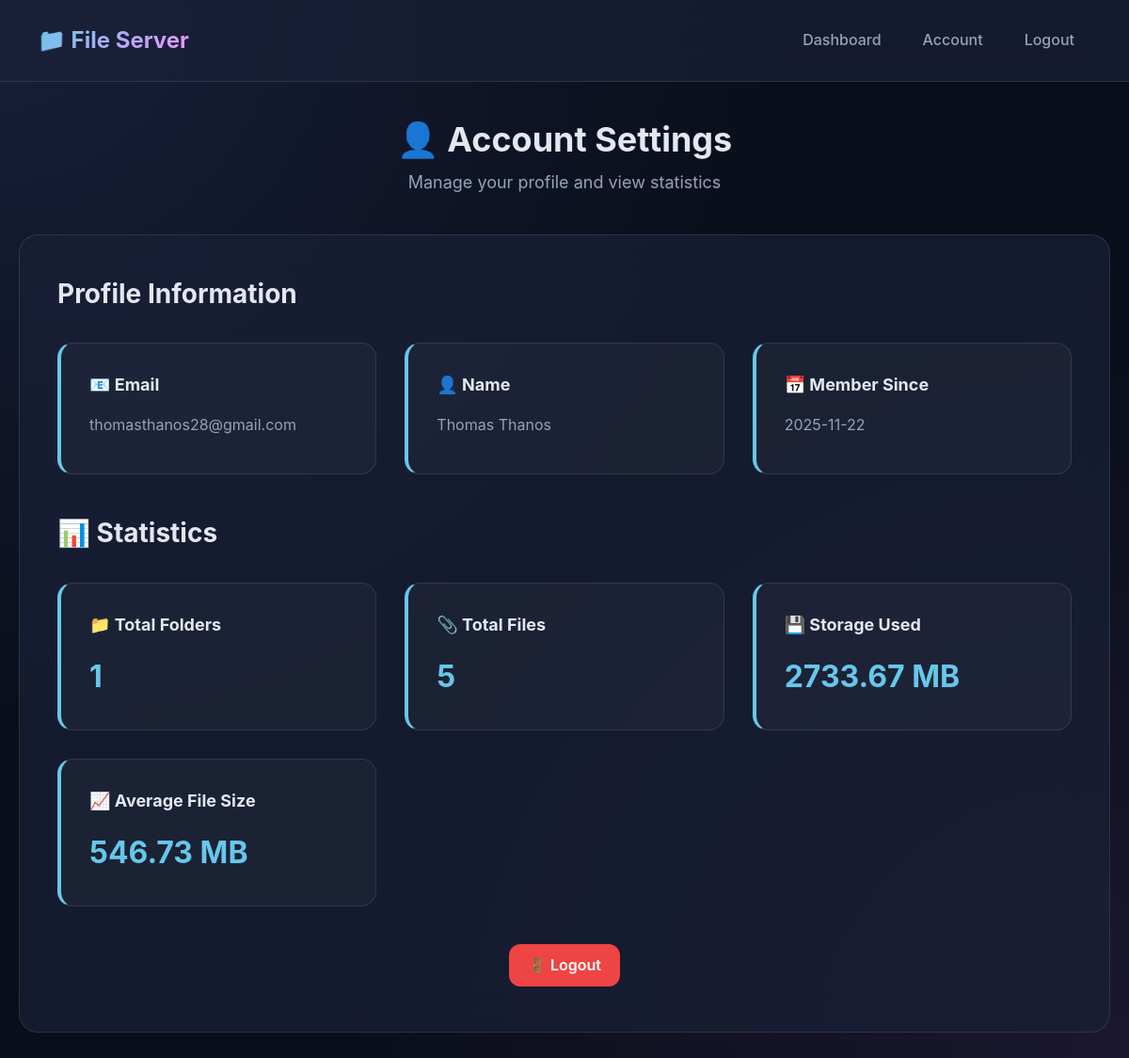
/account (signed in), run on the app's committed database.
### tables this page shows
CREATE TABLE users (
                id INTEGER PRIMARY KEY AUTOINCREMENT,
                email TEXT UNIQUE NOT NULL,
                password TEXT NOT NULL,
                name TEXT,
                email_verified BOOLEAN DEFAULT 0,
                created TIMESTAMP DEFAULT CURRENT_TIMESTAMP
            );

### file_upload_server/server.py (the view)
@app.route('/account')
def account():
    if 'user_id' not in session:
        return redirect(url_for('signin'))
    with get_db() as conn:
        user_info = conn.execute(
            'SELECT * FROM users WHERE id = ?',
            (session['user_id'],)
        ).fetchone()
        file_count = conn.execute(
            'SELECT COUNT(*) as count FROM files WHERE user_id = ?',
            (session['user_id'],)
        ).fetchone()['count']
        total_size = conn.execute(
            'SELECT SUM(size) as total FROM files WHERE user_id = ?',
            (session['user_id'],)
        ).fetchone()['total'] or 0
        folder_count = conn.execute(
            'SELECT COUNT(*) as count FROM folders WHERE user_id = ?',
            (session['user_id'],)
        ).fetchone()['count']
    return render_template('account.html',
                         user=user_info,
                         email=session['user_email'],
                         file_count=file_count,
                         total_size=total_size,
                         folder_count=folder_count)

### file_upload_server/server.py (called while the page is built)
@contextmanager
def get_db():
    conn = sqlite3.connect(app.config['DATABASE'])
    conn.row_factory = sqlite3.Row
    try:
        yield conn
        conn.commit()
    except Exception as e:
        conn.rollback()
        raise e
    finally:
        conn.close()

@app.before_request
def check_email_verified():
    if 'user_id' in session and request.endpoint not in ['static', 'verify_email', 'verify_pending', 'logout', 'signin', 'resend_verification', 'verify_code']:
        with get_db() as conn:
            user = conn.execute('SELECT email_verified FROM users WHERE id = ?', (session['user_id'],)).fetchone()
            if user and not user['email_verified'] and request.endpoint != 'verify_pending':
                return redirect(url_for('verify_pending'))

### file_upload_server/templates/account.html (shortened to what this page needs)
<!DOCTYPE html>
<html lang="el">
<head>
    <link rel="stylesheet" href="{{ url_for('static', filename='css/style.css') }}">
</head>
<body class="dashboard">
    <nav class="navbar">
        <div class="navbar-brand">📁 File Server</div>
        <div class="navbar-menu">
            <a href="{{ url_for('dashboard') }}">Dashboard</a>
            <a href="{{ url_for('account') }}">Account</a>
            <a href="{{ url_for('logout') }}">Logout</a>
        </div>
    </nav>
    <div class="container">
        <div class="dashboard-header">
            <h1>👤 Account Settings</h1>
            <p>Manage your profile and view statistics</p>
        </div>
        <div class="files-section">
            <h2>Profile Information</h2>
            <div class="account-grid">
                <div class="info-card">
                    <h3>📧 Email</h3>
                    <p>{{ email }}</p>
                </div>
                <div class="info-card">
                    <h3>👤 Name</h3>
                    <p>{{ user.name or 'Not set' }}</p>
                </div>
                <div class="info-card">
                    <h3>📅 Member Since</h3>
                    <p>{{ user.created.split(' ')[0] if user.created else 'N/A' }}</p>
                </div>
            </div>
            <h2 style="margin-top: 40px;">📊 Statistics</h2>
            <div class="account-grid">
                <div class="info-card">
                    <h3>📁 Total Folders</h3>
                    <div class="value">{{ folder_count }}</div>
                </div>
                <div class="info-card">
                    <h3>📎 Total Files</h3>
                    <div class="value">{{ file_count }}</div>
                </div>
                <div class="info-card">
                    <h3>💾 Storage Used</h3>
                    <div class="value">{{ (total_size / 1024 / 1024) | round(2) }} MB</div>
                </div>
                <div class="info-card">
                    <h3>📈 Average File Size</h3>
                    <div class="value">
                        {% if file_count > 0 %}
                            {{ ((total_size / file_count) / 1024 / 1024) | round(2) }} MB
                        {% else %}
                            0 MB
                        {% endif %}
                    </div>
                </div>
            </div>
            <div style="margin-top: 40px; text-align: center;">
                <a href="{{ url_for('logout') }}" class="btn btn-danger">
                    🚪 Logout
                </a>
            </div>
        </div>
    </div>
</body>
</html>

### file_upload_server/static/css/style.css (style rules this page uses)
:root { --bg-primary: #0a0e1a; --bg-secondary: #12182b; --bg-tertiary: #1a2238; --glass-bg: rgba(26, 34, 56, 0.7); --glass-border: rgba(255, 255, 255, 0.1); --glass-shadow: rgba(0, 0, 0, 0.3); --primary: #66c7ea; --primary-glow: rgba(102, 126, 234, 0.3); --secondary: #764ba2; --accent: #f093fb; --success: #10b981; --danger: #ef4444; --warning: #f59e0b; --text-primary: #e2e8f0; --text-secondary: #94a3b8; --text-muted: #64748b; --hover-bg: rgba(102, 170, 234, 0.1); --active-bg: rgba(85, 147, 197, 0.2); --plyr-color-main: var(--primary); }
* { margin: 0; padding: 0; box-sizing: border-box; }
body { font-family: 'Inter', 'Segoe UI', system-ui, -apple-system, sans-serif; background: var(--bg-primary); background-image: radial-gradient(at 0% 0%, rgba(102, 126, 234, 0.15) 0px, transparent 50%), radial-gradient(at 100% 100%, rgba(118, 75, 162, 0.15) 0px, transparent 50%); min-height: 100vh; color: var(--text-primary); line-height: 1.6; }
.btn { width: 100%; padding: 14px; border: none; border-radius: 12px; font-size: 16px; font-weight: 600; cursor: pointer; transition: all 0.3s ease; text-decoration: none; display: inline-block; text-align: center; position: relative; overflow: hidden; }
.btn::before { content: ''; position: absolute; top: 50%; left: 50%; width: 0; height: 0; border-radius: 50%; background: rgba(255, 255, 255, 0.1); transform: translate(-50%, -50%); transition: width 0.6s, height 0.6s; }
.btn-danger { background: var(--danger); color: white; width: auto; padding: 10px 20px; }
.dashboard { min-height: 100vh; padding: 0; }
.navbar { background: var(--glass-bg); backdrop-filter: blur(20px); border-bottom: 1px solid var(--glass-border); padding: 20px 40px; display: flex; justify-content: space-between; align-items: center; position: sticky; top: 0; z-index: 100; }
.navbar-brand { font-size: 24px; font-weight: 700; background: linear-gradient(135deg, var(--primary), var(--accent)); -webkit-background-clip: text; -webkit-text-fill-color: transparent; background-clip: text; }
.navbar-menu { display: flex; gap: 8px; align-items: center; }
.navbar-menu a { color: var(--text-secondary); text-decoration: none; font-weight: 500; transition: all 0.3s; padding: 10px 18px; border-radius: 10px; }
.container { max-width: 1400px; margin: 0 auto; padding: 40px 20px; }
.dashboard-header { margin-bottom: 40px; text-align: center; }
.dashboard-header h1 { color: var(--text-primary); font-size: 36px; font-weight: 700; margin-bottom: 10px; line-height: 1.2; }
.dashboard-header p { color: var(--text-secondary); font-size: 18px; }
.files-section { background: var(--glass-bg); backdrop-filter: blur(20px); border: 1px solid var(--glass-border); border-radius: 20px; padding: 40px; }
.files-section h2 { font-size: 28px; margin-bottom: 30px; color: var(--text-primary); }
.account-grid { display: grid; grid-template-columns: repeat(auto-fit, minmax(300px, 1fr)); gap: 30px; margin-top: 30px; }
.info-card { background: rgba(255, 255, 255, 0.03); border: 1px solid var(--glass-border); padding: 30px; border-radius: 16px; border-left: 4px solid var(--primary); }
.info-card h3 { font-size: 18px; margin-bottom: 15px; color: var(--text-primary); }
.info-card p { color: var(--text-secondary); font-size: 16px; margin-bottom: 8px; }
.info-card .value { font-size: 32px; font-weight: 700; color: var(--primary); }

### data on the page
users: email "thomasthanos28@gmail.com", name "Thomas Thanos", created "2025-11-22"

### other printed values
{{ folder_count }} "1"
{{ file_count }} "5"
{{ (total_size / 1024 / 1024) | round(2) }} "2733.67"
{{ ((total_size / file_count) / 1024 / 1024) | round(2) }} "546.73"
